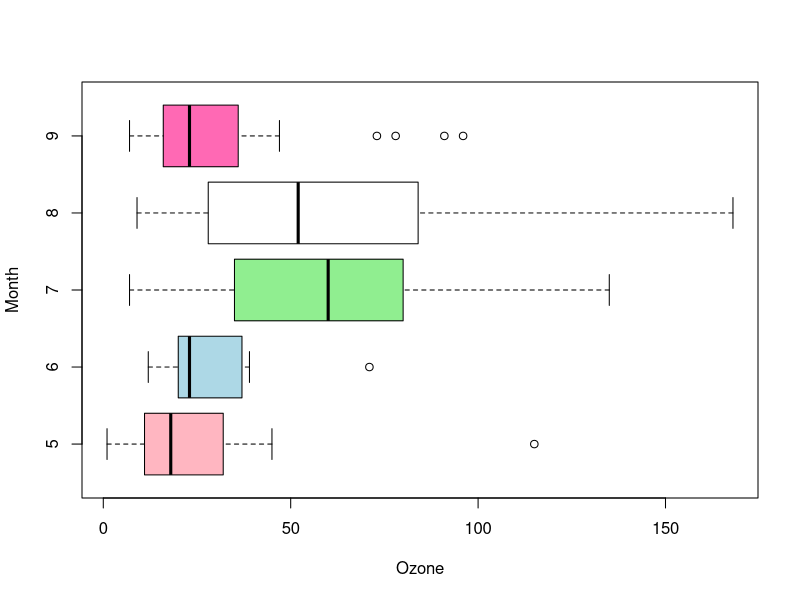

Recreate this plot in R.
## ---- chunk 1
x <- c(1.83,  0.50,  1.62,  2.48, 1.68, 1.88, 1.55, 3.06, 1.30)
median(x)
wilcox.test(x, mu=1.6)
wilcox.test(x, mu=3, alternative = "greater")

## ---- chunk 2

x <- c(1.83,  0.50,  1.62,  2.48, 1.68, 1.88, 1.55, 3.06, 1.30)
y <- c(0.878, 0.647, 0.598, 2.05, 1.06, 1.29, 1.06, 3.14, 1.29)

wilcox.test(x, y, paired = TRUE, alternative = "greater")
wilcox.test(y - x, alternative = "less")    # The same.

wilcox.test(y - x, alternative = "less",
            exact = FALSE, correct = FALSE) # H&W large sample
                                            # approximation

## ---- chunk 3
x <- c(0.80, 0.83, 1.89, 1.04, 1.45, 1.38, 1.91, 1.64, 0.73, 1.46)
y <- c(1.15, 0.88, 0.90, 0.74, 1.21)
wilcox.test(x, y, alternative = "g")        # greater
wilcox.test(x, y, alternative = "greater",
            exact = FALSE, correct = FALSE) # H&W large sample
                                            # approximation

wilcox.test(rnorm(10), rnorm(10, 2), conf.int = TRUE)
## ---- chunk 4

boxplot(Ozone ~ Month, data = airquality ,horizontal=TRUE,col=c("lightpink","lightblue","lightgreen","white","hotpink"))
                                                      
wilcox.test(Ozone ~ Month, data = airquality,
            subset = Month %in% c(5, 8))
